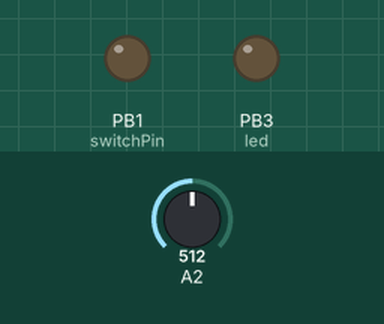
This sketch was run on a simulated ATtiny85, built with avr-gcc and run on an emulated ATtiny85. Parts: output pins drawn as LEDs (lit = HIGH). Dashed ring = blinking. Inputs (shaded band) come from the test bench; at power-on: A2 = 512.

Above: at 0.1 s.
At 2.11 s:
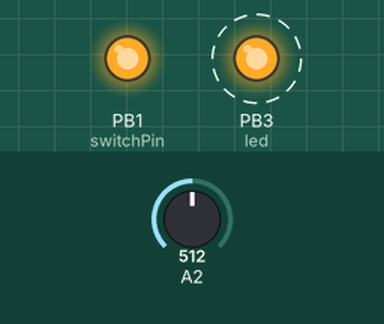
2.3 s: A2 set to 697
5.3 s: A2 set to 733
At 8.9 s:
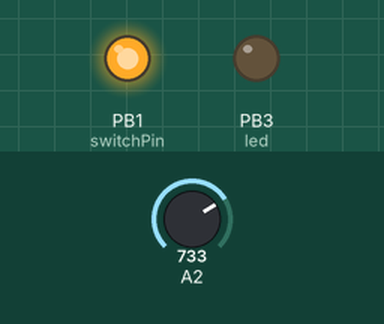
Timing chart, 0 to 12.8 s (numbered marks = the images above; inputs shaded):
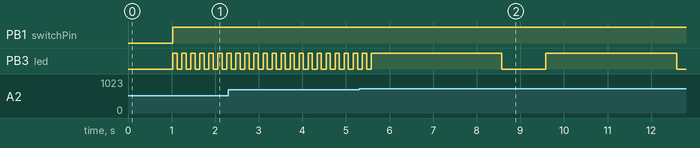

The sketch:

Solar_Battey_Monitor.ino
```cpp
/*
  Solar powered Attiny85_batteryMonitor
  Ideas borrowed from:https://gist.github.com/dwhacks/7208805#file-attiny85_batterymonitor-ino
  modified for Water tank level indicators at remotelocations

 *@@ Voltage trigger levels.
 *
 * Battery voltage is read through a voltage divider and compared to the internal voltage reference.
 *
 * If
 *    Vin ----+
 *            R1
 *            +----- Vout (BATI)
 *            R2
 *            |
 *            =
 *            .  (gnd)
 *
 * Then Vout = Vin * ( R2 / (R1 + R2) )
 *
 *
 * eg. R1=12k R2=1k => Vout = Vin * (1000 / (1000 + 12000))
 *                            Vin * 0.0769
 *
 *     R1=20k R2=10k => Vout = Vin * 0.3333   Ileak = 0.4mA @ 12v
 *     R1=2k2 R2=1k  => Vout = Vin * 0.3125
 *     R1=3k3 R2=1k  => Vout = Vin * 0.232
 *     R1=3k9 R2=1k  => Vout = Vin * 0.204    Ileak = 2.4mA @ 12v
 *     R1=39k R2=10k => Vout = Vin * 0.204    Ileak = 0.24mA @ 12v
 *     R1=4k7 R2=1k  => Vout = Vin * 0.175
 *     R1=10k R2=1k  => Vout = Vin * 0.0909   Ileak = 1mA @ 12v
 *     R1=12k R2=1k  => Vout = Vin * 0.0769   Ileak = 0.92mA @ 12v
 *
 * Fully charged LiPo is 4.23v/cell, discharged is 2.7v/cell (nominal voltage 3.7v/cell)
 * For battery endurance, do not discharge below 3.0v/cell (aircraft users commonly use 2.9v/cell as limit)
 *
 * A 2-cell battery (nominally 7.46v)  varies     from 8.46v to 5.40v, with low-volt alert at 6.00v
 * A 3-cell battery (nominally 11.1v) thus varies from 12.9v to 8.10v, with low-volt alert at 9.00v
 * A 4-cell battery (nominally 14.8v) thus varies from 16.9v to 10.8v, with low-volt alert 12 12.0v
 *   NOTE: a 4-cell battery requires a different voltage divider than 2-and-3 cells (use 15:1 not 12:1)
 *
 *
 *@@ Analog read values for defined voltage levels
 *
 * In AVR-worldview, we use 12:1 voltage divider and read 10-bit ADC comparisons versus AREF (1.1v)
 *
 * So 12v becomes ~1.00V when divided.
 * Compared to 1.1v reference this gives an ADC result of 1024*(1.0/1.1) == 859
 *
 * An alternative approach is to use a smaller voltage divisor and compare
 * against Vcc (5.0v), but in practice a 12:1 divisor is easier to achieve
 * due to the standard first preference resistor value series.
 *
 * You can use these Emacs lisp defuns to calculate threshold analog values for your voltage levels
 *
 * for 4-cell, use a 15:1 divider
 *     (vlist2int (rn2div 15000 1000) 1.1 '(16 14.5 13 12)) => (931 844 756 698)
 *
 /* Use a 12:1 voltage divider */


 //#define INTERNAL (2)
#define CELL_COUNT 3  // DEFINE THE NUMBER OF CELLS 2,3,4


#if CELL_COUNT == 4
/* Use a 15:1 voltage divider */

#define VL_FULL    931

#define VL_GOOD    844

#define VL_LOW     756

#define VL_CRIT    698

#elif CELL_COUNT == 3
/* Use a 12:1 voltage divider */

#define VL_FULL    859

#define VL_GOOD    788

#define VL_LOW     716

#define VL_CRIT    644

#elif CELL_COUNT == 2
/* Use a 12:1 voltage divider */


#define VL_FULL    558  //about 7.8v - 0.6v after divider

#define VL_GOOD    523  //about 7.3v - 0.562 after divider - seems closer to 7v on proto

#define VL_LOW     451  //about 6.3v - 0.485 after divider - closer to 6.15 on proto

#define VL_CRIT    430 //about 6v - 0.462 after divider

#endif

#include <SoftwareSerial.h>    //for checking voltage levels

#define RX    2   // physical Pin 7
#define TX    0   // physical Pin 5
SoftwareSerial Serial(RX, TX);


const int batteryPin = 2; //V+ from battery connected to analog1 physical pin 3
const int switchPin = 1; //physical pin 6 to switch solar supply
const int led = 3; //physical pin 2

// Define the number of samples to keep track of.  The higher the number,
// the more the readings will be smoothed, but the slower the output will
// respond to the input.  Using a constant rather than a normal variable lets
// use this value to determine the size of the readings array.
const int numReadings = 3;

int readings[numReadings];      // the readings from the analog input
int index = 0;                  // the index of the current reading
int total = 0;                  // the running total
int average = 0;                // the average


void setup()
{
  analogReference(INTERNAL);
  pinMode(batteryPin, INPUT);
  pinMode(switchPin, OUTPUT);
  pinMode(led, OUTPUT);
  Serial.begin(9600);
  Serial.println("Initialization complete.");
  delay(1000);
   for (int thisReading = 0; thisReading < numReadings; thisReading++)
      readings[thisReading] = 0; // initialize all the readings to 0


}

void loop()
{
    averageVoltage(); //get average voltage from function
    int voltage = average;

    if (voltage == VL_LOW){ //if battery is low, turn on transistor swtich to charge battery
      digitalWrite(switchPin, HIGH);
    }
    if (voltage == VL_FULL){ //if battery is full, turn off transistor swtich
      digitalWrite(switchPin, LOW);
    }


    if (voltage >= VL_FULL){ //if the battery is full or higher
      digitalWrite(led, HIGH);
      digitalWrite(switchPin, LOW);
    }

    else if (voltage >= VL_GOOD){
      digitalWrite(led, HIGH);
      delay(3000);
      digitalWrite(led, LOW);
      delay(300);
    }

    else if (voltage >= VL_LOW){
      digitalWrite(led, HIGH);
      delay(3000);
      digitalWrite(led, LOW);
      delay(1000);

    }

    else if (voltage < VL_LOW){
      digitalWrite(switchPin, HIGH);
      digitalWrite(led, HIGH);
      delay(100);
      digitalWrite(led, LOW);
      delay(100);

    }

  Serial.println(voltage);
}

      void averageVoltage() {
        // subtract the last reading:
        total= total - readings[index];
        // read from the sensor:
        readings[index] = analogRead(batteryPin);
        // add the reading to the total:
        total= total + readings[index];
        // advance to the next position in the array:
        index = index + 1;

        // if we're at the end of the array...
        if (index >= numReadings)
          // ...wrap around to the beginning:
          index = 0;

        // calculate the average:
        average = total / numReadings;
        delay(1);        // delay in between reads for stability
      }


//end
```

Measured:
- the behaviour switches between 715 and 716 on A2 (found by bisection; images 1 and 2)
